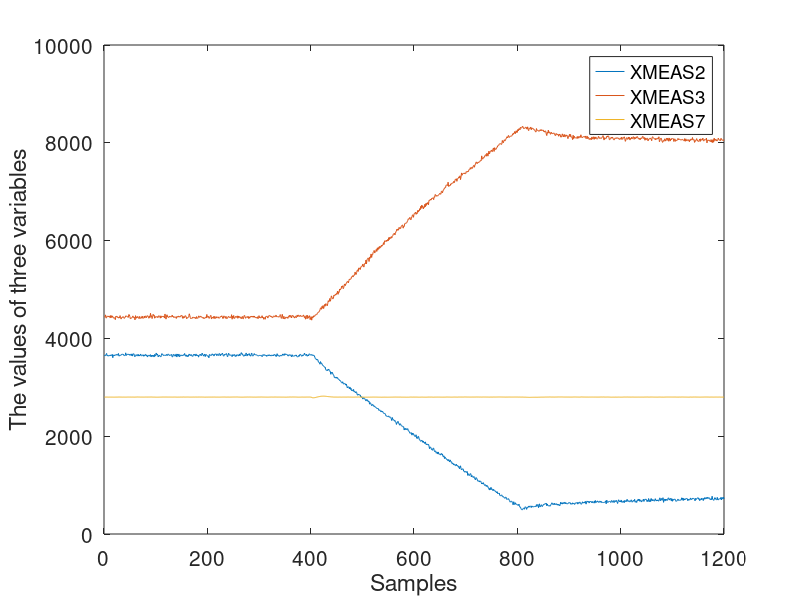

This chart was generated by the following MATLAB code:
clc,clear all
load M1M2XMEAS
load M1M2XMV
X=simout;
plot(simout(1:1200,[2 3 7]));
xlabel('Samples');
ylabel('The values of three variables');
legend('XMEAS2','XMEAS3','XMEAS7');
set(gca,'FontSize',15);
